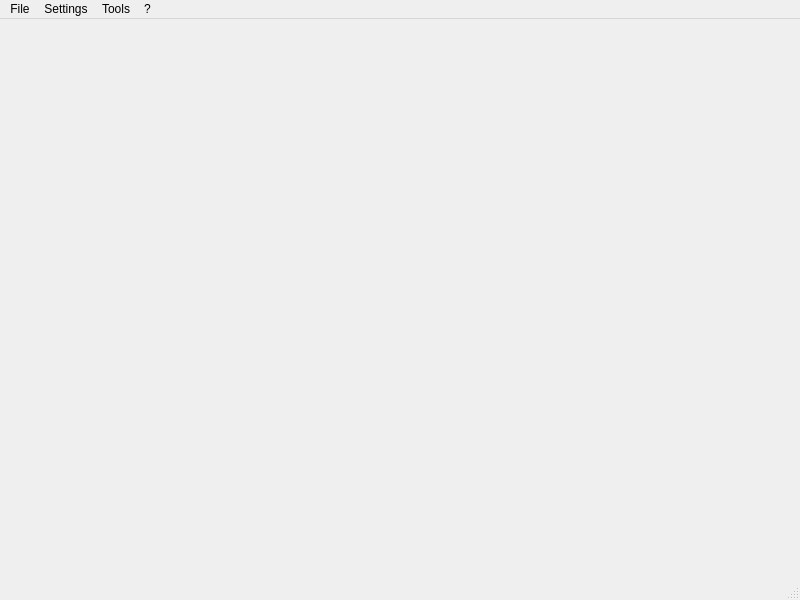
<?xml version="1.0" encoding="UTF-8"?>
<ui version="4.0">
 <class>ExternalReleasesWindow</class>
 <widget class="QMainWindow" name="ExternalReleasesWindow">
  <property name="geometry">
   <rect>
    <x>0</x>
    <y>0</y>
    <width>800</width>
    <height>600</height>
   </rect>
  </property>
  <property name="windowTitle">
   <string notr="true">ExternalReleasesWindow</string>
  </property>
  <widget class="QWidget" name="centralwidget"/>
  <widget class="QMenuBar" name="menubar">
   <property name="geometry">
    <rect>
     <x>0</x>
     <y>0</y>
     <width>800</width>
     <height>21</height>
    </rect>
   </property>
   <widget class="QMenu" name="menuFile">
    <property name="title">
     <string>File</string>
    </property>
    <widget class="QMenu" name="recent_files_menu">
     <property name="title">
      <string>Open recent</string>
     </property>
     <addaction name="actionPlaceholder"/>
    </widget>
    <addaction name="new_action"/>
    <addaction name="separator"/>
    <addaction name="open_action"/>
    <addaction name="recent_files_menu"/>
    <addaction name="open_url_action"/>
    <addaction name="separator"/>
    <addaction name="save_action"/>
    <addaction name="save_as_action"/>
    <addaction name="separator"/>
    <addaction name="exit_action"/>
   </widget>
   <widget class="QMenu" name="menuSettings">
    <property name="title">
     <string>Settings</string>
    </property>
    <addaction name="settings_action"/>
   </widget>
   <widget class="QMenu" name="menuTools">
    <property name="title">
     <string>Tools</string>
    </property>
    <addaction name="view_xml_action"/>
   </widget>
   <widget class="QMenu" name="menu">
    <property name="title">
     <string>?</string>
    </property>
    <addaction name="welcome_dialog_action"/>
    <addaction name="documentation_action"/>
    <addaction name="separator"/>
    <addaction name="view_source_action"/>
    <addaction name="report_bug_action"/>
    <addaction name="translate_action"/>
    <addaction name="donate_action"/>
    <addaction name="separator"/>
    <addaction name="about_action"/>
    <addaction name="about_qt_action"/>
   </widget>
   <addaction name="menuFile"/>
   <addaction name="menuSettings"/>
   <addaction name="menuTools"/>
   <addaction name="menu"/>
  </widget>
  <widget class="QStatusBar" name="statusbar"/>
  <action name="new_action">
   <property name="text">
    <string>New</string>
   </property>
  </action>
  <action name="open_action">
   <property name="text">
    <string>Open</string>
   </property>
  </action>
  <action name="actionPlaceholder">
   <property name="text">
    <string notr="true">Placeholder</string>
   </property>
  </action>
  <action name="open_url_action">
   <property name="text">
    <string>Open from URL</string>
   </property>
  </action>
  <action name="save_action">
   <property name="text">
    <string>Save</string>
   </property>
  </action>
  <action name="save_as_action">
   <property name="text">
    <string>Save As...</string>
   </property>
  </action>
  <action name="exit_action">
   <property name="text">
    <string>Exit</string>
   </property>
  </action>
  <action name="settings_action">
   <property name="text">
    <string>Settings</string>
   </property>
  </action>
  <action name="view_xml_action">
   <property name="text">
    <string>View XML</string>
   </property>
  </action>
  <action name="about_action">
   <property name="text">
    <string>About</string>
   </property>
  </action>
  <action name="about_qt_action">
   <property name="text">
    <string>About Qt</string>
   </property>
  </action>
  <action name="welcome_dialog_action">
   <property name="text">
    <string>Show welcome dialog</string>
   </property>
  </action>
  <action name="documentation_action">
   <property name="text">
    <string>AppStream documentation</string>
   </property>
  </action>
  <action name="view_source_action">
   <property name="text">
    <string>View Source</string>
   </property>
  </action>
  <action name="report_bug_action">
   <property name="text">
    <string>Report Bug</string>
   </property>
  </action>
  <action name="translate_action">
   <property name="text">
    <string>Translate</string>
   </property>
  </action>
  <action name="donate_action">
   <property name="text">
    <string>Donate</string>
   </property>
  </action>
 </widget>
 <resources/>
 <connections/>
</ui>
